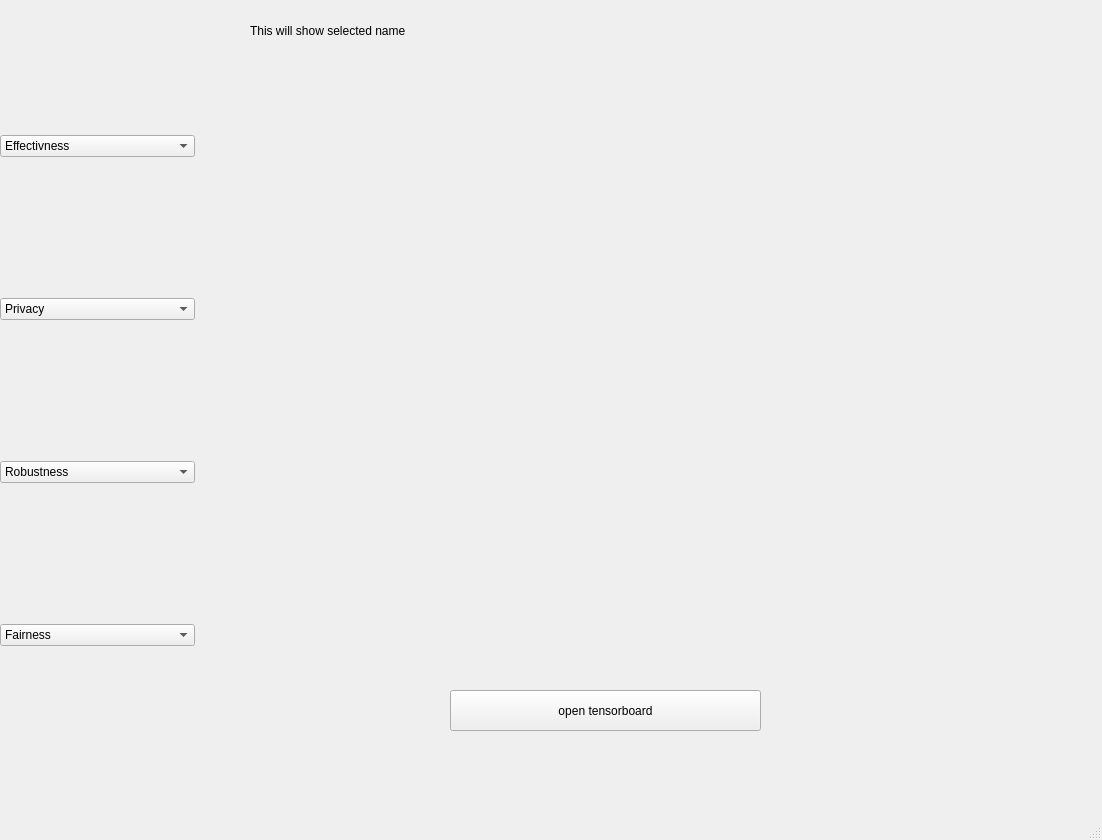
<?xml version="1.0" encoding="UTF-8"?>
<ui version="4.0">
 <class>MainWindow</class>
 <widget class="QMainWindow" name="MainWindow">
  <property name="geometry">
   <rect>
    <x>0</x>
    <y>0</y>
    <width>1102</width>
    <height>840</height>
   </rect>
  </property>
  <property name="windowTitle">
   <string>MainWindow</string>
  </property>
  <widget class="QWidget" name="centralwidget">
   <widget class="QLabel" name="selectedProject">
    <property name="geometry">
     <rect>
      <x>250</x>
      <y>10</y>
      <width>431</width>
      <height>41</height>
     </rect>
    </property>
    <property name="text">
     <string>This will show selected name</string>
    </property>
   </widget>
   <widget class="QWidget" name="widget" native="true">
    <property name="geometry">
     <rect>
      <x>190</x>
      <y>0</y>
      <width>891</width>
      <height>781</height>
     </rect>
    </property>
    <layout class="QGridLayout" name="gridLayout">
     <item row="1" column="0">
      <widget class="QWidget" name="widget_3" native="true">
       <widget class="QPushButton" name="pushButton">
        <property name="geometry">
         <rect>
          <x>260</x>
          <y>690</y>
          <width>311</width>
          <height>41</height>
         </rect>
        </property>
        <property name="text">
         <string>open tensorboard</string>
        </property>
       </widget>
      </widget>
     </item>
    </layout>
   </widget>
   <widget class="QWidget" name="widget_2" native="true">
    <property name="geometry">
     <rect>
      <x>0</x>
      <y>0</y>
      <width>195</width>
      <height>781</height>
     </rect>
    </property>
    <layout class="QGridLayout" name="gridLayout_2">
     <item row="3" column="0">
      <widget class="QComboBox" name="robustnessBox">
       <item>
        <property name="text">
         <string>Robustness</string>
        </property>
       </item>
       <item>
        <property name="text">
         <string>Backdoor Attacks</string>
        </property>
       </item>
       <item>
        <property name="text">
         <string>Data Poisoning Attacks</string>
        </property>
       </item>
       <item>
        <property name="text">
         <string>Model Poisoning Attacks</string>
        </property>
       </item>
       <item>
        <property name="text">
         <string>Byzantine Attacks</string>
        </property>
       </item>
       <item>
        <property name="text">
         <string>Free-rider Attacks</string>
        </property>
       </item>
       <item>
        <property name="text">
         <string>Inference Attacks</string>
        </property>
       </item>
       <item>
        <property name="text">
         <string>Byzantine Robustness</string>
        </property>
       </item>
       <item>
        <property name="text">
         <string>Sybil Robustness</string>
        </property>
       </item>
       <item>
        <property name="text">
         <string>Certified Robustness</string>
        </property>
       </item>
      </widget>
     </item>
     <item row="2" column="0">
      <widget class="QComboBox" name="privacyBox">
       <item>
        <property name="text">
         <string>Privacy</string>
        </property>
       </item>
       <item>
        <property name="text">
         <string>Inverting Gradients</string>
        </property>
       </item>
      </widget>
     </item>
     <item row="1" column="0">
      <widget class="QComboBox" name="effectivenessBox">
       <item>
        <property name="text">
         <string>Effectivness</string>
        </property>
       </item>
       <item>
        <property name="text">
         <string>Data-Free Knowledge</string>
        </property>
       </item>
      </widget>
     </item>
     <item row="4" column="0">
      <widget class="QComboBox" name="fairnessBox">
       <item>
        <property name="text">
         <string>Fairness</string>
        </property>
       </item>
       <item>
        <property name="text">
         <string>Fair Averaging</string>
        </property>
       </item>
      </widget>
     </item>
    </layout>
   </widget>
  </widget>
  <widget class="QMenuBar" name="menubar">
   <property name="geometry">
    <rect>
     <x>0</x>
     <y>0</y>
     <width>1102</width>
     <height>21</height>
    </rect>
   </property>
  </widget>
  <widget class="QStatusBar" name="statusbar"/>
 </widget>
 <resources/>
 <connections/>
</ui>
